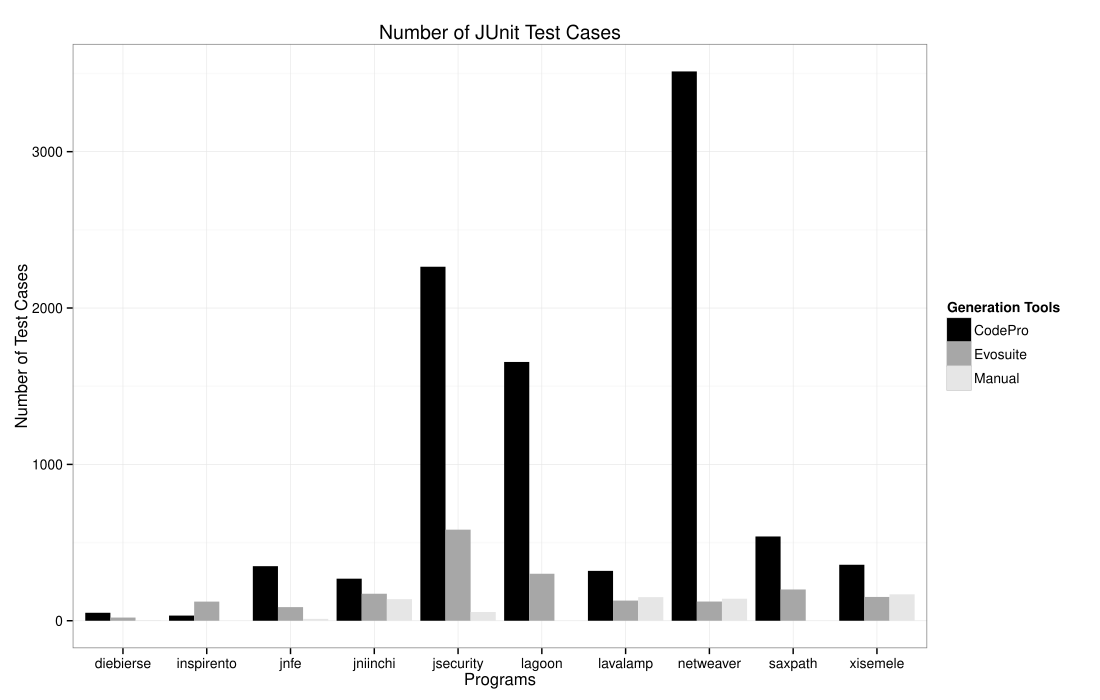

Generate this figure with R:
library("ggplot2")
library(reshape2)
DoubleChecksoniTrust <- read.csv("TestCasesGenerated.csv")

mydata <- DoubleChecksoniTrust
limits <- aes(ymax = mydata$upper, ymin = mydata$lower)
p = (ggplot(data = mydata, aes(x = variable, fill = Program, y = value)) + geom_bar(position = "dodge",
    stat = "identity") + geom_errorbar(limits, width = 0.9, position = "dodge")+ theme_minimal()+labs(title="Number of JUnit Test Cases", x = "Programs", y="Number of Test Cases"))
p = p + guides(fill=guide_legend(title="Generation Tools"))
(p = p + scale_fill_grey(start = 0, end = .9))
p = p +theme_bw()

ggsave("TestCasesGenerated.pdf", height = 7, width = 17)
